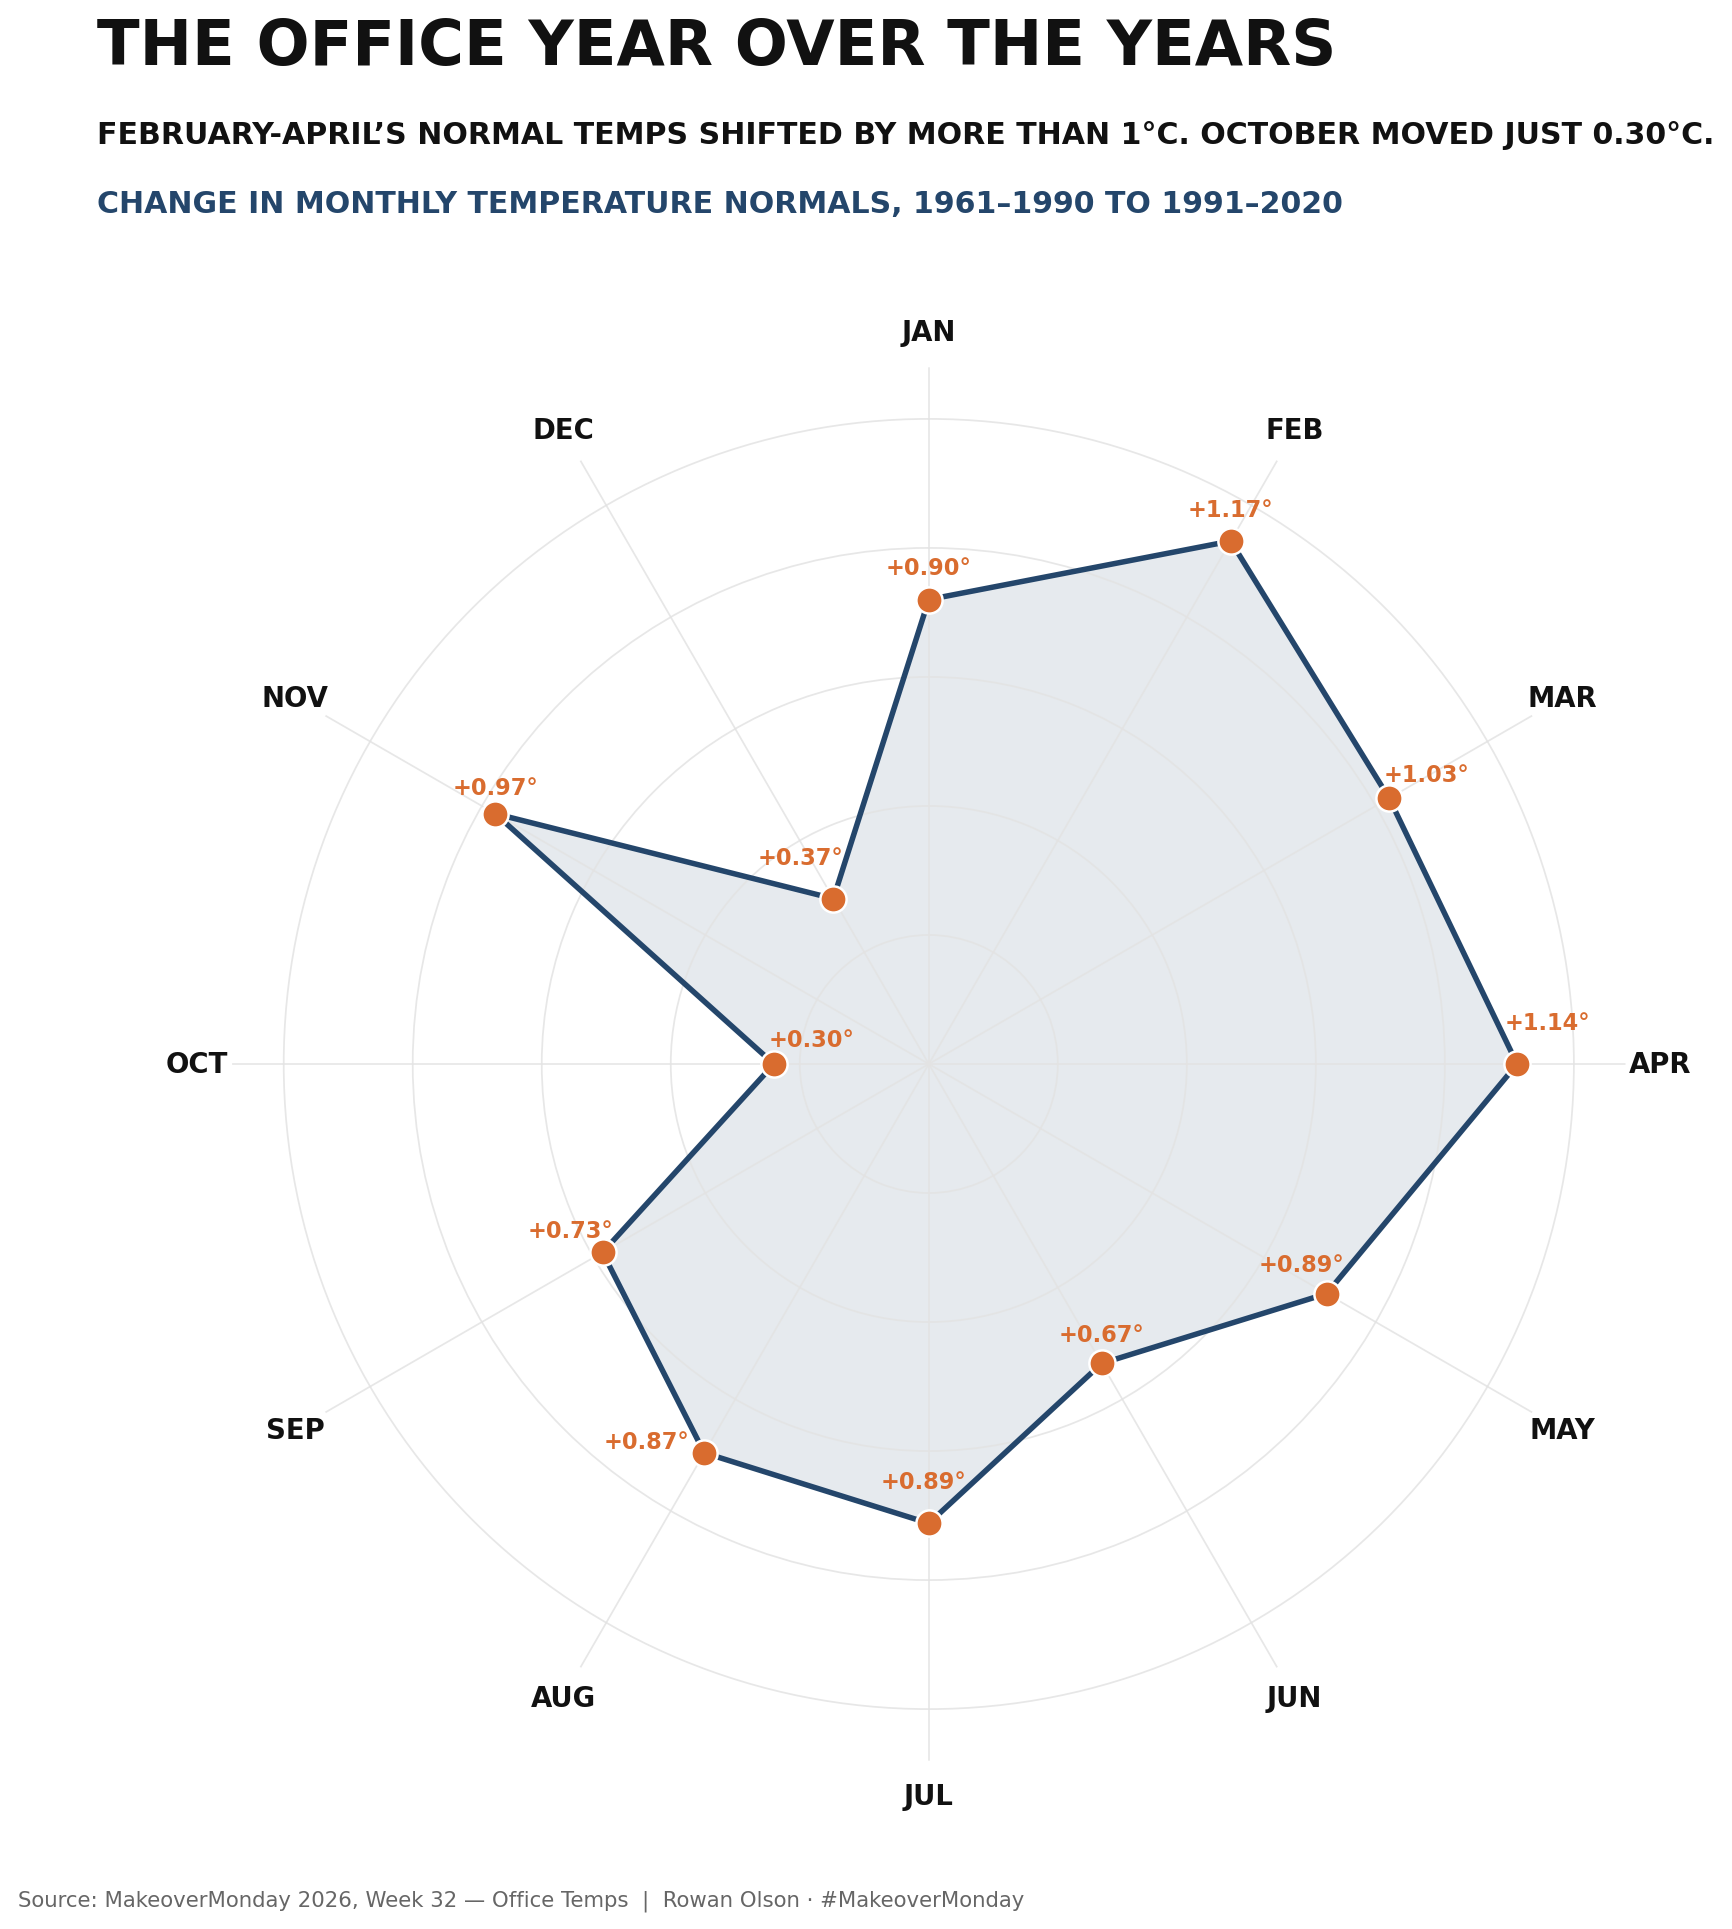

This figure's Python source:
from pathlib import Path
import pandas as pd
import numpy as np
import matplotlib.pyplot as plt

HERE = Path(__file__).resolve().parent
df = pd.read_csv(HERE / 'MM2026 W32 Office Temps.csv')

MONTHS = ['January','February','March','April','May','June','July','August','September','October','November','December']
monthly = df[df['value_type'] == 'Monthly'].groupby('period').agg(Old=('baseline_1961_1990','first'), New=('baseline_1991_2020','first')).reindex(MONTHS).reset_index()
monthly['Change'] = monthly['New'] - monthly['Old']
monthly['theta'] = np.linspace(0, 2 * np.pi, 12, endpoint=False)

assert monthly[['Old','New','Change']].notna().all().all()
assert (monthly['Change'] > 0).all()

BG, TEXT, MUTED, GRID = '#FFFFFF', '#111111', '#666666', '#E3E3E3'
BLUE, ORANGE = '#24466B', '#D96C2F'
FONT = 'DejaVu Sans'

LABEL_OFFSETS = {
    'January': (0, 8),
    'February': (0, 8),
    'March': (15, 5),
    'April': (12, 12),
    'May': (-10, 7),
    'June': (0, 7),
    'July': (-2, 12),
    'August': (-23, 0),
    'September': (-13, 4),
    'October': (15, 5),
    'November': (0, 6),
    'December': (-13, 12)
}

theta_closed = np.append(monthly['theta'].values, monthly['theta'].iloc[0])
change_closed = np.append(monthly['Change'].values, monthly['Change'].iloc[0])

fig, ax = plt.subplots(figsize=(11, 11), subplot_kw={'projection':'polar'})
fig.patch.set_facecolor(BG)
ax.set_facecolor(BG)

ax.set_theta_offset(np.pi / 2)
ax.set_theta_direction(-1)

ax.fill(theta_closed, change_closed, color=BLUE, alpha=0.11, zorder=1)
ax.plot(theta_closed, change_closed, color=BLUE, linewidth=2.2, zorder=2)
ax.scatter(monthly['theta'], monthly['Change'], s=110, color=ORANGE, edgecolor='white', linewidth=1.0, zorder=3)

for _, row in monthly.iterrows():
    dx, dy = LABEL_OFFSETS[row['period']]
    ax.annotate(f"+{row['Change']:.2f}°", xy=(row['theta'], row['Change']), xytext=(dx, dy), textcoords='offset points', fontsize=9, fontfamily=FONT, fontweight='bold', 
        color=ORANGE, ha='center', va='bottom')

ax.set_xticks(monthly['theta'])
ax.set_xticklabels([m[:3].upper() for m in MONTHS], fontsize=11, fontfamily=FONT, fontweight='bold', color=TEXT)
ax.set_ylim(0, 1.35)
ax.set_yticks([0.25, 0.5, 0.75, 1.0, 1.25])
ax.set_yticklabels([])
ax.grid(True, color=GRID, linewidth=0.7, alpha=0.85)
ax.spines['polar'].set_visible(False)

fig.text(0.08, 0.955, 'THE OFFICE YEAR OVER THE YEARS', fontsize=25, fontfamily=FONT, fontweight='bold', color=TEXT, ha='left')
fig.text(0.08, 0.915, 'FEBRUARY-APRIL’S NORMAL TEMPS SHIFTED BY MORE THAN 1°C. OCTOBER MOVED JUST 0.30°C.', fontsize=12, fontfamily=FONT, fontweight='bold', color=TEXT, ha='left')
fig.text(0.08, 0.88, 'CHANGE IN MONTHLY TEMPERATURE NORMALS, 1961–1990 TO 1991–2020', fontsize=12, fontfamily=FONT, fontweight='bold', color=BLUE, ha='left')
fig.text(0.04, 0.025, 'Source: MakeoverMonday 2026, Week 32 — Office Temps  |  Rowan Olson · #MakeoverMonday', fontsize=8.5, fontfamily=FONT, color=MUTED, ha='left')

plt.tight_layout(rect=[0.04, 0.06, 0.96, 0.84])
plt.savefig(HERE / 'officetemps.png', dpi=180, bbox_inches='tight', facecolor=BG)
plt.show()
